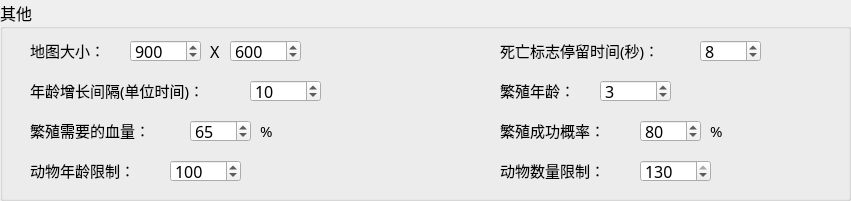
  <widget class="QGroupBox" name="groupBox_2">
   <property name="geometry">
    <rect>
     <x>20</x>
     <y>480</y>
     <width>851</width>
     <height>201</height>
    </rect>
   </property>
   <property name="font">
    <font>
     <family>微软雅黑</family>
     <pointsize>12</pointsize>
    </font>
   </property>
   <property name="title">
    <string>其他</string>
   </property>
   <widget class="QLabel" name="label">
    <property name="geometry">
     <rect>
      <x>30</x>
      <y>40</y>
      <width>91</width>
      <height>21</height>
     </rect>
    </property>
    <property name="font">
     <font>
      <family>微软雅黑 Light</family>
      <pointsize>11</pointsize>
     </font>
    </property>
    <property name="text">
     <string>地图大小：</string>
    </property>
   </widget>
   <widget class="QSpinBox" name="spinBox_mapWidth">
    <property name="geometry">
     <rect>
      <x>130</x>
      <y>40</y>
      <width>71</width>
      <height>22</height>
     </rect>
    </property>
    <property name="font">
     <font>
      <family>微软雅黑 Light</family>
     </font>
    </property>
    <property name="minimum">
     <number>100</number>
    </property>
    <property name="maximum">
     <number>1920</number>
    </property>
    <property name="value">
     <number>900</number>
    </property>
   </widget>
   <widget class="QLabel" name="label_17">
    <property name="geometry">
     <rect>
      <x>210</x>
      <y>43</y>
      <width>16</width>
      <height>16</height>
     </rect>
    </property>
    <property name="font">
     <font>
      <family>微软雅黑 Light</family>
     </font>
    </property>
    <property name="text">
     <string>X</string>
    </property>
   </widget>
   <widget class="QSpinBox" name="spinBox_mapHeight">
    <property name="geometry">
     <rect>
      <x>230</x>
      <y>40</y>
      <width>71</width>
      <height>22</height>
     </rect>
    </property>
    <property name="font">
     <font>
      <family>微软雅黑 Light</family>
     </font>
    </property>
    <property name="minimum">
     <number>100</number>
    </property>
    <property name="maximum">
     <number>1920</number>
    </property>
    <property name="value">
     <number>600</number>
    </property>
   </widget>
   <widget class="QLabel" name="label_18">
    <property name="geometry">
     <rect>
      <x>500</x>
      <y>40</y>
      <width>191</width>
      <height>21</height>
     </rect>
    </property>
    <property name="font">
     <font>
      <family>微软雅黑 Light</family>
      <pointsize>11</pointsize>
     </font>
    </property>
    <property name="text">
     <string>死亡标志停留时间(秒)：</string>
    </property>
   </widget>
   <widget class="QSpinBox" name="spinBox_boneTime">
    <property name="geometry">
     <rect>
      <x>700</x>
      <y>40</y>
      <width>61</width>
      <height>22</height>
     </rect>
    </property>
    <property name="font">
     <font>
      <family>微软雅黑 Light</family>
     </font>
    </property>
    <property name="minimum">
     <number>1</number>
    </property>
    <property name="maximum">
     <number>30</number>
    </property>
    <property name="value">
     <number>8</number>
    </property>
   </widget>
   <widget class="QSpinBox" name="spinBox_ageTime">
    <property name="geometry">
     <rect>
      <x>250</x>
      <y>80</y>
      <width>71</width>
      <height>22</height>
     </rect>
    </property>
    <property name="font">
     <font>
      <family>微软雅黑 Light</family>
     </font>
    </property>
    <property name="minimum">
     <number>1</number>
    </property>
    <property name="maximum">
     <number>100</number>
    </property>
    <property name="value">
     <number>10</number>
    </property>
   </widget>
   <widget class="QLabel" name="label_19">
    <property name="geometry">
     <rect>
      <x>30</x>
      <y>80</y>
      <width>201</width>
      <height>21</height>
     </rect>
    </property>
    <property name="font">
     <font>
      <family>微软雅黑 Light</family>
      <pointsize>11</pointsize>
     </font>
    </property>
    <property name="text">
     <string>年龄增长间隔(单位时间)：</string>
    </property>
   </widget>
   <widget class="QSpinBox" name="spinBox_reproduceAge">
    <property name="geometry">
     <rect>
      <x>600</x>
      <y>80</y>
      <width>71</width>
      <height>22</height>
     </rect>
    </property>
    <property name="font">
     <font>
      <family>微软雅黑 Light</family>
     </font>
    </property>
    <property name="minimum">
     <number>1</number>
    </property>
    <property name="maximum">
     <number>100</number>
    </property>
    <property name="value">
     <number>3</number>
    </property>
   </widget>
   <widget class="QLabel" name="label_20">
    <property name="geometry">
     <rect>
      <x>500</x>
      <y>80</y>
      <width>91</width>
      <height>21</height>
     </rect>
    </property>
    <property name="font">
     <font>
      <family>微软雅黑 Light</family>
      <pointsize>11</pointsize>
     </font>
    </property>
    <property name="text">
     <string>繁殖年龄：</string>
    </property>
   </widget>
   <widget class="QLabel" name="label_21">
    <property name="geometry">
     <rect>
      <x>30</x>
      <y>120</y>
      <width>141</width>
      <height>21</height>
     </rect>
    </property>
    <property name="font">
     <font>
      <family>微软雅黑 Light</family>
      <pointsize>11</pointsize>
     </font>
    </property>
    <property name="text">
     <string>繁殖需要的血量：</string>
    </property>
   </widget>
   <widget class="QSpinBox" name="spinBox_reproduceHp">
    <property name="geometry">
     <rect>
      <x>190</x>
      <y>120</y>
      <width>61</width>
      <height>22</height>
     </rect>
    </property>
    <property name="font">
     <font>
      <family>微软雅黑 Light</family>
     </font>
    </property>
    <property name="minimum">
     <number>1</number>
    </property>
    <property name="maximum">
     <number>100</number>
    </property>
    <property name="value">
     <number>65</number>
    </property>
   </widget>
   <widget class="QLabel" name="label_22">
    <property name="geometry">
     <rect>
      <x>260</x>
      <y>120</y>
      <width>21</width>
      <height>21</height>
     </rect>
    </property>
    <property name="font">
     <font>
      <family>微软雅黑 Light</family>
      <pointsize>11</pointsize>
     </font>
    </property>
    <property name="text">
     <string>%</string>
    </property>
   </widget>
   <widget class="QLabel" name="label_23">
    <property name="geometry">
     <rect>
      <x>710</x>
      <y>120</y>
      <width>21</width>
      <height>21</height>
     </rect>
    </property>
    <property name="font">
     <font>
      <family>微软雅黑 Light</family>
      <pointsize>11</pointsize>
     </font>
    </property>
    <property name="text">
     <string>%</string>
    </property>
   </widget>
   <widget class="QSpinBox" name="spinBox_reproduceProportion">
    <property name="geometry">
     <rect>
      <x>640</x>
      <y>120</y>
      <width>61</width>
      <height>22</height>
     </rect>
    </property>
    <property name="font">
     <font>
      <family>微软雅黑 Light</family>
     </font>
    </property>
    <property name="minimum">
     <number>1</number>
    </property>
    <property name="maximum">
     <number>100</number>
    </property>
    <property name="value">
     <number>80</number>
    </property>
   </widget>
   <widget class="QLabel" name="label_24">
    <property name="geometry">
     <rect>
      <x>500</x>
      <y>120</y>
      <width>141</width>
      <height>21</height>
     </rect>
    </property>
    <property name="font">
     <font>
      <family>微软雅黑 Light</family>
      <pointsize>11</pointsize>
     </font>
    </property>
    <property name="text">
     <string>繁殖成功概率：</string>
    </property>
   </widget>
   <widget class="QSpinBox" name="spinBox_ageLimit">
    <property name="geometry">
     <rect>
      <x>170</x>
      <y>160</y>
      <width>71</width>
      <height>22</height>
     </rect>
    </property>
    <property name="font">
     <font>
      <family>微软雅黑 Light</family>
     </font>
    </property>
    <property name="minimum">
     <number>1</number>
    </property>
    <property name="maximum">
     <number>2000</number>
    </property>
    <property name="value">
     <number>100</number>
    </property>
   </widget>
   <widget class="QLabel" name="label_25">
    <property name="geometry">
     <rect>
      <x>30</x>
      <y>160</y>
      <width>131</width>
      <height>21</height>
     </rect>
    </property>
    <property name="font">
     <font>
      <family>微软雅黑 Light</family>
      <pointsize>11</pointsize>
     </font>
    </property>
    <property name="text">
     <string>动物年龄限制：</string>
    </property>
   </widget>
   <widget class="QSpinBox" name="spinBox_numberLimit">
    <property name="geometry">
     <rect>
      <x>640</x>
      <y>160</y>
      <width>71</width>
      <height>22</height>
     </rect>
    </property>
    <property name="font">
     <font>
      <family>微软雅黑 Light</family>
     </font>
    </property>
    <property name="minimum">
     <number>1</number>
    </property>
    <property name="maximum">
     <number>130</number>
    </property>
    <property name="value">
     <number>130</number>
    </property>
   </widget>
   <widget class="QLabel" name="label_26">
    <property name="geometry">
     <rect>
      <x>500</x>
      <y>160</y>
      <width>131</width>
      <height>21</height>
     </rect>
    </property>
    <property name="font">
     <font>
      <family>微软雅黑 Light</family>
      <pointsize>11</pointsize>
     </font>
    </property>
    <property name="text">
     <string>动物数量限制：</string>
    </property>
   </widget>
  </widget>
